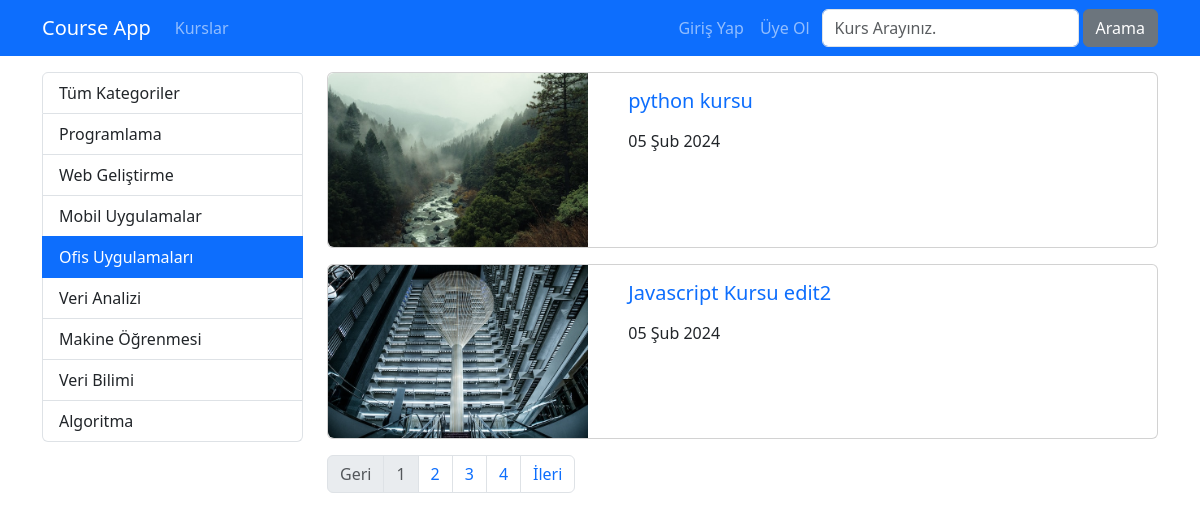
The page /kategori/ofis-uygulamalar on the database its author committed.
### courses/models.py (models this page shows, shortened)
class Category(models.Model):
    name = models.CharField(max_length=40)
    slug = models.SlugField(default="", null=False, unique=True, db_index=True, max_length=50)

class Course(models.Model):
    title = models.CharField(max_length=50)
    subtitle = models.CharField(max_length=100, default="")
    description = RichTextField()
    image = models.ImageField(upload_to="images", default="")
    date = models.DateField(auto_now=True)
    isActive = models.BooleanField(default=False)
    isHome = models.BooleanField(default=False)
    slug = models.SlugField(default="", blank=True, null=False, unique=True, db_index=True)
    categories = models.ManyToManyField(Category)

### courses/views.py (the view)
# urls.py: path('kategori/<slug:slug>', getCoursesByCategory, name='courses_by_category'), # link alanina tanimlananlardan farkli bir deger girilirse burada bulunan dinamik alan calisir. Bu satir hep en asagida 
def getCoursesByCategory(request, slug):
    kurslar = Course.objects.filter(categories__slug=slug, isActive=True).order_by("date") # tarihe gore siralamasini soyledik.
    kategoriler = Category.objects.all()
    paginator = Paginator(kurslar, 2) # her sayfada 2 adet kurs olsun
    page = request.GET.get("page", 1) # varsayilan olarak ilk sayfayi al
    page_obj = paginator.page(page) # page sayfasindaki urun bilgilerini getir. # get_page yerine page de kullanabilirsin.
    context = dict(
        categories = kategoriler,
        page_obj = page_obj,
        seciliKategori = slug,
    )
    return render(request, 'courses/list.html', context)

### courses/templates/courses/list.html (shortened to what this page needs)
{% extends 'layout.html' %}
{% load static %}
{% block css_files %}
    <link rel="stylesheet" href="{% static 'courses/css/style.css' %}">
{% endblock %}
{% block content %}
    <div class="container mt-3">
        <div class="row">
            <div class="col-3">
                {% include 'courses/partials/_categories.html' %}
            </div>
            <div class="col-9">
                {% for course in page_obj.object_list %}
                    {% if course.isActive %}
                        {% include 'courses/partials/_course.html' %}
                    {% endif %}
                {% endfor %}
                {% include "courses/partials/_pagination.html" %}
            </div>
        </div>
    </div>
{% endblock content %}

### courses/templates/courses/partials/_categories.html
<div class="list-group">
    <a href="/kurs" class="list-group-item list-group-item-action">Tüm Kategoriler</a>
    {% for category in categories %}
        <a href="{% url 'courses_by_category' category.slug %}" class="list-group-item list-group-item-action {% if seciliKategori == category.slug %}active{% endif %}">{{ category.name|title }}</a>
    {% endfor %}
</div>

### courses/templates/courses/partials/_course.html (shortened to what this page needs)
{% load static %}
<div class="card mb-3">
    <div class="row">
        <div class="col-4">
            <img class="img-fluid rounded-start" src="{{ course.image.url}}" alt="{{ course.title }}">
        </div>
        <div class="col-8">
            <div class="card-body">
                <h5 class="card-title">
                    <a href="{% url 'course_details' course.slug %}" style="text-decoration:none">
                        {{ course.title }}
                    </a>
                </h5>
                <p>{{ course.date|date:'SHORT_DATE_FORMAT' }}</p>
            </div>
        </div>
    </div>
</div>

### rows shown on the page
Category: name "Programlama"
Category: name "Web Geliştirme"
Category: name "Mobil Uygulamalar"
Category: name "Ofis Uygulamaları"
Category: name "Veri Analizi"
Category: name "Makine Öğrenmesi"
Category: name "Veri Bilimi"
Category: name "Algoritma"
Course: image (picture), title "python kursu", date "05 Şub 2024"
Course: image (picture), title "Javascript Kursu edit2", date "05 Şub 2024"

### other values the page prints
{{ i }} "1"
{{ i }} "2" "3" "4"
